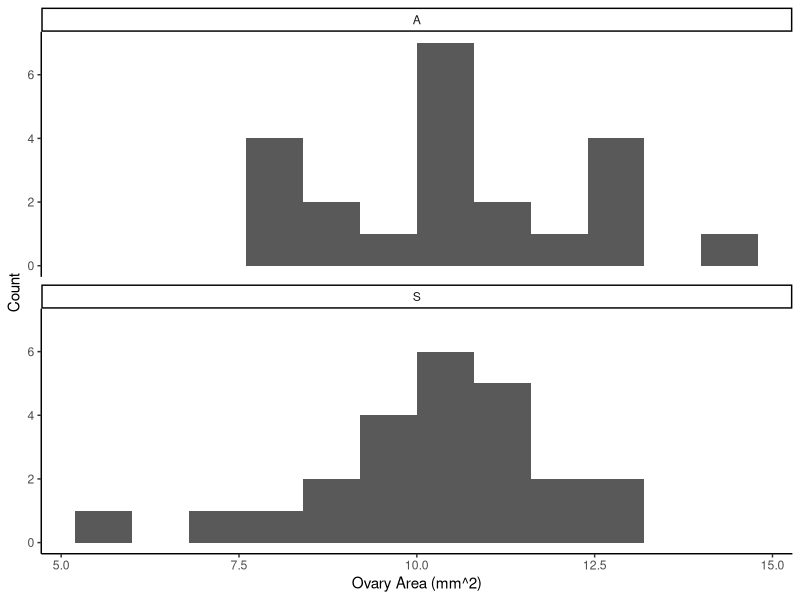

Recreate this plot in R.
## ---- chunk 1
knitr::opts_chunk$set(echo = T)
## ---- chunk 2
A1_Data_Excel <- read.csv("datafolder/A1_Data_Excel.csv")

NoBlank <- A1_Data_Excel[1:46, 1:8]

cc1_data <- subset(
  NoBlank,
  select = -c(population_name, latitude, longitude, avg_aug_temp)
)

cc1_data$ovary_area <- cc1_data$ovary_width * cc1_data$ovary_height
## ---- chunk 3
area_means <- aggregate(
  cc1_data$ovary_area,
  list(cc1_data$population_type),
  mean
)
names(area_means) <- c("Population Type", "Ovary Area")
## ---- chunk 4
library(knitr)
kable(area_means, caption = "Mean Ovary Area by Population Type")
## ---- chunk 5
library(ggplot2)
ggplot(data = cc1_data, aes(x = ovary_area)) +
  geom_histogram(binwidth = 0.8) +
  facet_wrap("population_type", ncol = 1) +
  theme_classic() +
  xlab("Ovary Area (mm^2)") +
  ylab("Count")
